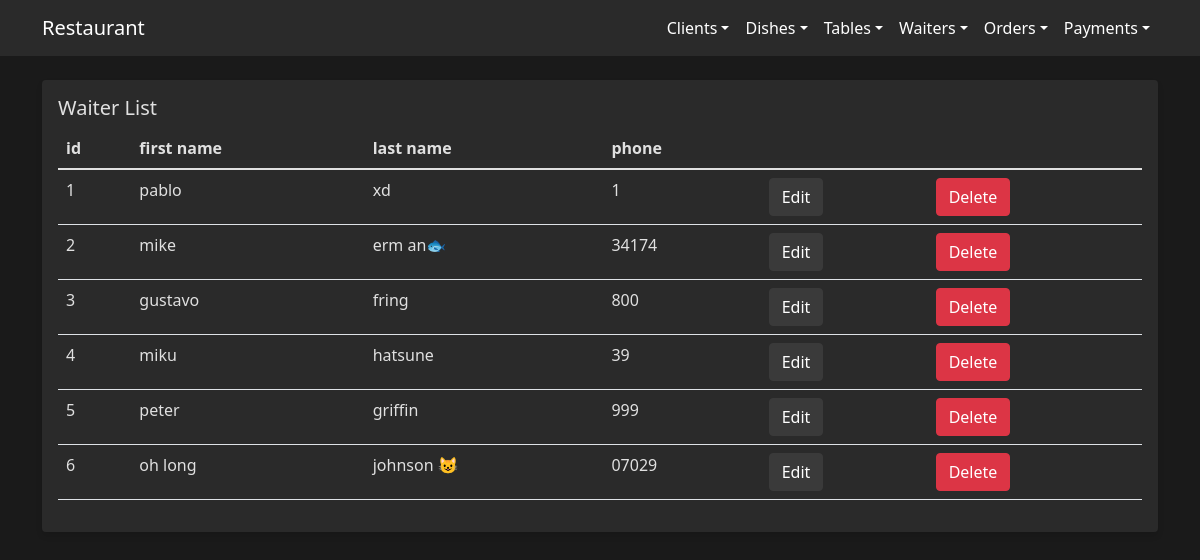
The app's page /orders/waiters/ with its own data.
### orders/models/waiter.py (models this page shows, shortened)
class Waiter(models.Model):
  first_name = models.CharField(max_length=50)
  last_name = models.CharField(max_length=50)
  phone = models.CharField(max_length=20)

### orders/views/waiter_views.py (the view)
# urls.py: path('waiters/', views.waiter_list, name='waiter_list'),
def waiter_list(request):
  waiters = Waiter.objects.all()
  return render(request, 'waiters/list.html', {'waiters': waiters})

### templates/waiters/list.html (shortened to what this page needs)
{% extends "../base.html" %}
{% block content %}
<div class="card">
	<div class="card-body">
		<h5 class="card-title">Waiter List</h5>
		<table class="table">
			<thead>
				<tr>
					<th>id</th>
					<th>first name</th>
					<th>last name</th>
					<th>phone</th>
					<th></th>
					<th></th>
				</tr>
			</thead>
			<tbody>
				{% for waiter in waiters %}
				<tr>
					<td>{{ waiter.id }}</td>
					<td>{{ waiter.first_name }}</td>
					<td>{{ waiter.last_name }}</td>
					<td>{{ waiter.phone }}</td>
					<td><a class="btn btn-primary" href="{% url "waiter_edit" waiter.id %}">Edit</a></td>
					<td>
						<form method="post" action="{% url "waiter_delete" waiter.id %}" onsubmit="return confirm('Delete {{ waiter.first_name }} {{ waiter.last_name }}?')">
							<button class="btn btn-danger">Delete</button>
						</form>
					</td>
				</tr>
				{% endfor %}
			</tbody>
		</table>
	</div>
</div>
{% endblock %}

### templates/base.html (style rules this page uses)
body { background-color: #1a1a1a; }
thead, tbody, body { color: #e0e0e0;; }
.card { background-color: #2a2a2a; border: none; box-shadow: 0 4px 6px rgba(0, 0, 0, 0.1); }
.btn-primary { background-color: #3a3a3a; border-color: #3a3a3a; }

### records on screen
Waiter: id "1", first_name "pablo", last_name "xd", phone "1"
Waiter: id "2", first_name "mike", last_name "erm an🐟", phone "34174"
Waiter: id "3", first_name "gustavo", last_name "fring", phone "800"
Waiter: id "4", first_name "miku", last_name "hatsune", phone "39"
Waiter: id "5", first_name "peter", last_name "griffin", phone "999"
Waiter: id "6", first_name "oh long", last_name "johnson 😺", phone "07029"
